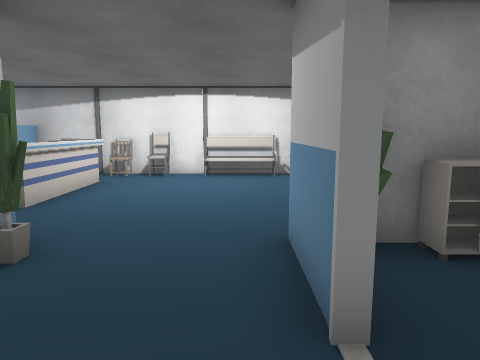
view 1 (above)

16 first-person views from a walk through a Unity game level. The camera is 1.3 m above the floor, tilts 8° down and sees 70° across. Doors are open. The floor is counted in squares, 1 m on a side. Each view is taken from the middle of a square. On the plan, view 1 faces up. The plan holds only what a view shows up to about 15 squares ahead; the rest is blank. The place goes on beyond the plan. The player is left out. Some animated figures are left out.

view 2
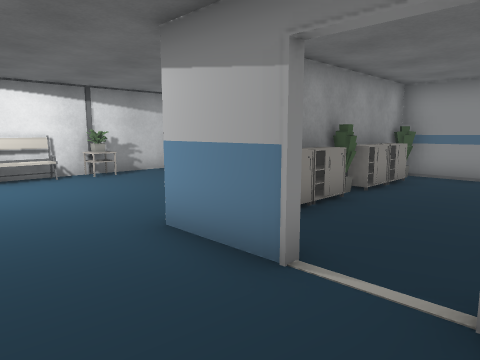

view 3
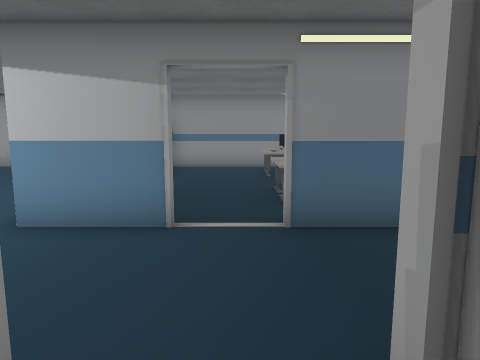

view 4
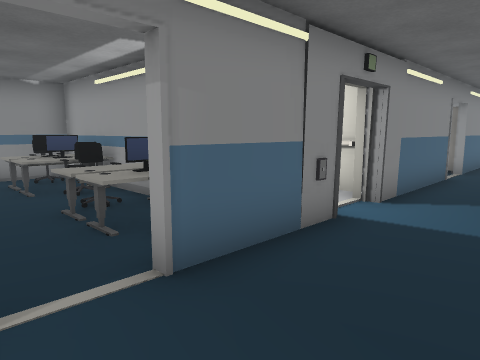

view 5
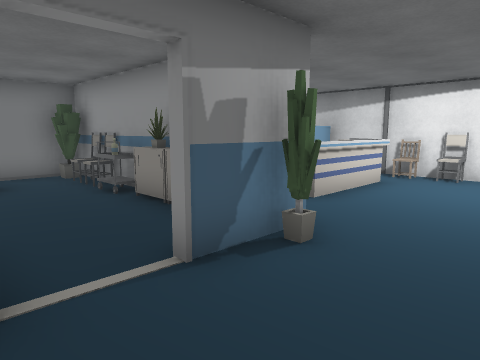

view 6
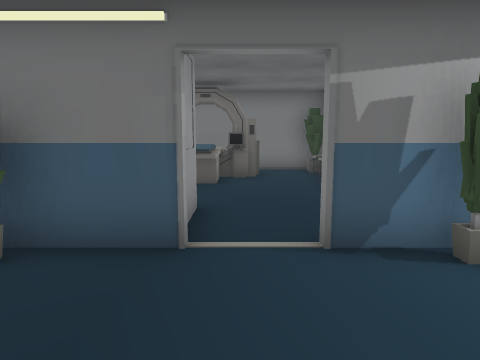

view 7
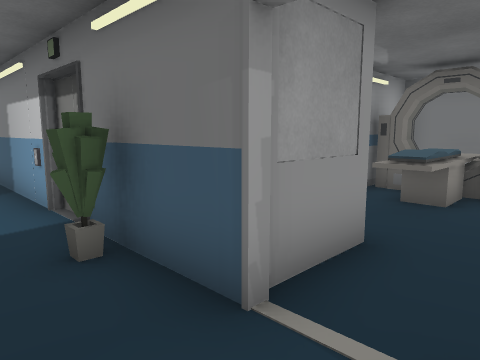

view 8
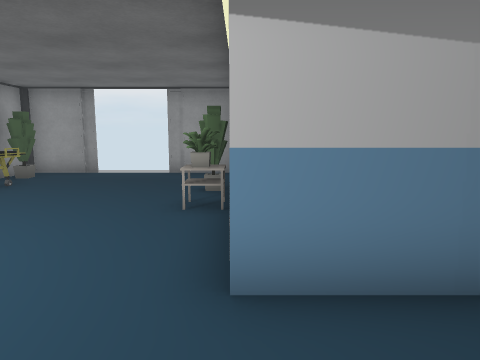

view 9
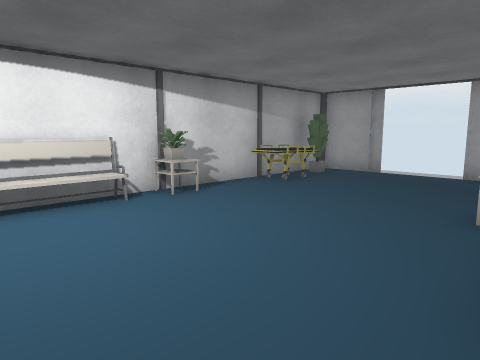

view 10
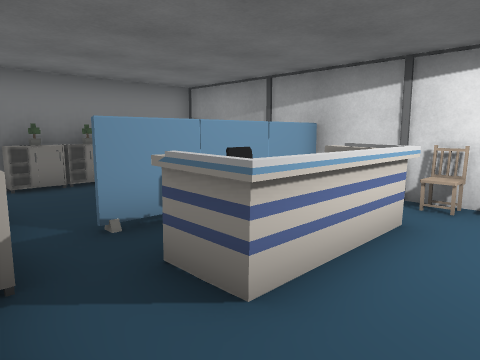

view 11
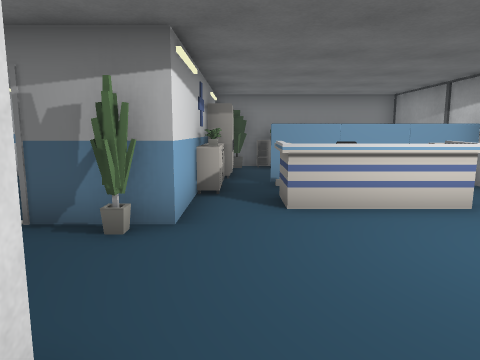

view 12
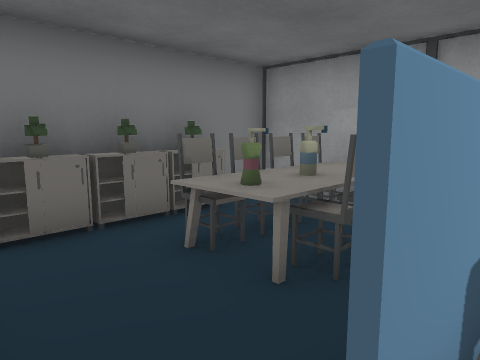

view 13
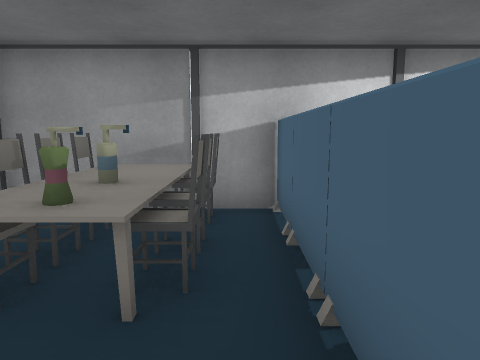

view 14
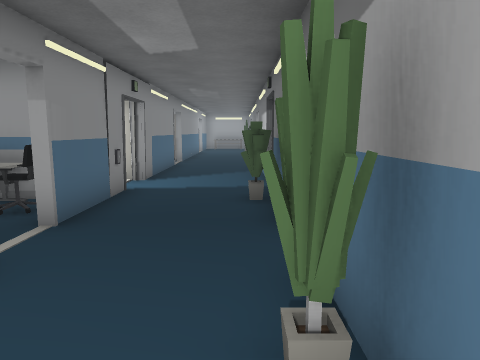

view 15
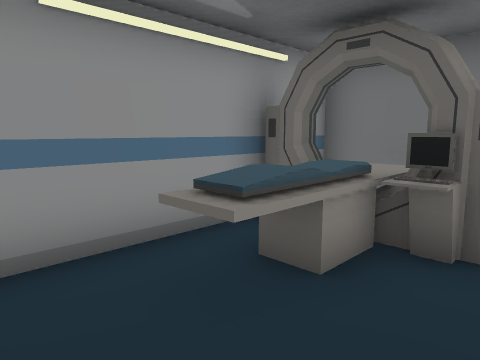

view 16
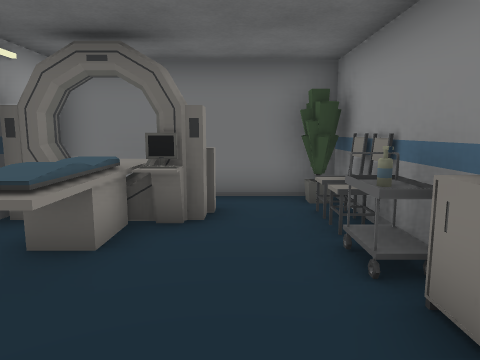

### Floor plan
Key: @ floor where view 1 was taken; # wall or solid block; . main floor; - floor 0.25 m lower than the main floor; / step, stairs or slope; D open door; = window, fence, low wall or low ledge; ^ raised ledge; O other object.
Columns run from 11 left of view 1 to 11 right of it. Each row starts with its distance up from view 1.
 11 #####################
 10 #.OOO## OO...##.^^^##
  9 #.OOO##^............#-/
  8 #.OOO#=^............///
  7 #.O=.##^............///
  6 #....#^^............#
  5 ####................#
  4 ##OO#####...#########
  3 ##O.^.# #...#===.==.#
  2 #.......#...#.......#
  1 #.#.................#
  0 #^^^^.D##..@#^^^.^^=#
 -1 #=#...D##...#^^^#^^##
 -2 ####### #...#########
 -3         #...#
 -4         #...#
 -5         #...##
 -6         #...#
 -7         #...#

Where each view was taken, in squares from view 1:
view 1: 0 up, 0 right, facing up
view 2: 0 up, 2 left, facing up-right
view 3: 1 up, 4 left, facing right
view 4: 2 up, 2 left, facing down-right
view 5: 0 up, 0 right, facing up-left
view 6: 1 up, 1 right, facing left
view 7: 2 up, 1 left, facing down-left
view 8: 4 up, 2 left, facing right
view 9: 4 up, 2 left, facing up-right
view 10: 4 up, 2 left, facing up-left
view 11: 5 up, 2 right, facing left
view 12: 5 up, 6 left, facing up-left
view 13: 5 up, 7 left, facing up
view 14: 5 up, 2 left, facing down
view 15: 2 up, 5 left, facing down-left
view 16: 2 up, 4 left, facing left
